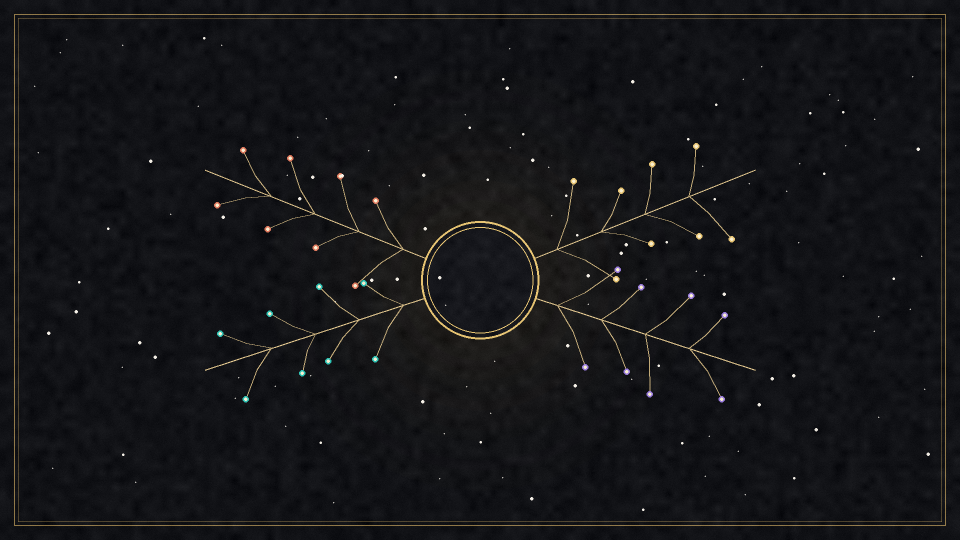
#> input picture vault/06 Assets/generated_backgrounds/bg constellation.png, 1920 x 1080 px, found by its file name (shown at 1/2 size)
$ python generate_gui_assets.py
#> lines starting #> are read from the running program, lines starting #| are printed output that depends on the picture
#!/usr/bin/env python3
"""
Generate complete GUI assets for Get Rich Together
strictly following the DAOcubator Design System (research/DAOcubator-design-system):
- Grounds: ink (#140702), char (#1E140E), ground (#241309), panel (#2D1B10), field (#42281E)
- Accents & Light: glow (#FAC443), glow-core (#FFF3C9), ember (#D3710D), clay (#B87444), rust (#834225)
- Structural & Cool: sand (#AE896A), teal (#578C88), verdigris (#3B615F), mark (#1C1A15)
- Text & Rules: flame (#EED4B4), bone (#DDBCAD), ash (#9D908D), rule, rule-strong
- Geometry: Square structure (radius-0); round shapes only for rings, discs, seed dots, and twine knots (radius-full).
- HungPanel motif: panel (#2D1B10) hung on visible sand (#AE896A) twine with round knots inside a field (#42281E) timber frame over a char (#1E140E) wall.
"""

import os
import math
from PIL import Image, ImageDraw, ImageEnhance

# -------------------------------------------------------------------------
# Directories
# -------------------------------------------------------------------------
BASE_DIR = os.path.abspath(os.path.join(os.path.dirname(__file__), '..'))
GUI_DIR = os.path.join(BASE_DIR, 'game', 'gui')
VAULT_GUI_DIR = os.path.join(BASE_DIR, 'vault', '06 Assets', 'generated_gui')
DESIGN_SYS_IMAGERY = os.path.join(BASE_DIR, 'research', 'DAOcubator-design-system', 'assets', 'Imagery', 'first-constellation.jpg')
BG_CONSTELLATION = os.path.join(BASE_DIR, 'game', 'images', 'bg constellation.png')

os.makedirs(VAULT_GUI_DIR, exist_ok=True)
for sub in ['', 'button', 'overlay', 'phone', 'phone/button', 'phone/overlay',
            'phone/scrollbar', 'phone/slider', 'phone/bar',
            'scrollbar', 'slider', 'bar']:
    os.makedirs(os.path.join(GUI_DIR, sub), exist_ok=True)
    os.makedirs(os.path.join(VAULT_GUI_DIR, sub), exist_ok=True)

# -------------------------------------------------------------------------
# DAOcubator Design System Color Tokens (tokens.json)
# -------------------------------------------------------------------------
INK         = (20, 7, 2, 255)        # #140702 - Default page and slide ground
CHAR        = (30, 20, 14, 255)      # #1E140E - Raised ground: cards, panels, hung-frame wall
GROUND      = (36, 19, 9, 255)       # #241309 - Alternate layer in a stack
PANEL       = (45, 27, 16, 255)      # #2D1B10 - Fill of a panel hung in its frame and of node cards
FIELD       = (66, 40, 30, 255)      # #42281E - Timber: frame rails and table label cells
CLAY        = (184, 116, 68, 255)    # #B87444 - Mid-value workhorse material fill
RUST        = (131, 66, 37, 255)     # #834225 - Deep warm end of a fill or gradient
EMBER       = (211, 113, 13, 255)    # #D3710D - Warm accent: inner ring of a node, secondary fills
GLOW        = (250, 196, 67, 255)    # #FAC443 - The light: rings, panel titles, links, focus ring
GLOW_CORE   = (255, 243, 201, 255)   # #FFF3C9 - Near-white hot core at the centre of a glow
SAND        = (174, 137, 106, 255)   # #AE896A - Twine, table grids and structural hairlines
VERDIGRIS   = (59, 97, 95, 255)      # #3B615F - Cool shadow (decorative fills only)
TEAL        = (87, 140, 136, 255)    # #578C88 - Cool accent
MARK        = (28, 26, 21, 255)      # #1C1A15 - The glossy near-black mark: strokes, pips, counters
FLAME       = (238, 212, 180, 255)   # #EED4B4 - Titles and ledes
BONE        = (221, 188, 173, 255)   # #DDBCAD - Body copy
ASH         = (157, 144, 141, 255)   # #9D908D - Secondary text, captions and control borders
RULE        = (221, 188, 173, 41)    # rgba(221,188,173,0.16) - Quiet dividers and card edges
RULE_STRONG = (221, 188, 173, 77)    # rgba(221,188,173,0.3) - Panel frames and stack dividers

def with_alpha(col, a):
    return (col[0], col[1], col[2], a)

def save_asset(im, rel_path):
    dest1 = os.path.join(GUI_DIR, rel_path)
    dest2 = os.path.join(VAULT_GUI_DIR, rel_path)
    os.makedirs(os.path.dirname(dest1), exist_ok=True)
    os.makedirs(os.path.dirname(dest2), exist_ok=True)
    im.save(dest1, format='PNG')
    im.save(dest2, format='PNG')
    print(f"Saved: {rel_path} ({im.size}, {im.mode})")


# -------------------------------------------------------------------------
# 1. Main Menu and Game Menu Backgrounds
# -------------------------------------------------------------------------
def generate_menus():
    print("--- Generating Menu Backgrounds ---")
    src_path = BG_CONSTELLATION if os.path.exists(BG_CONSTELLATION) else (
        DESIGN_SYS_IMAGERY if os.path.exists(DESIGN_SYS_IMAGERY) else None
    )

    if src_path:
        src = Image.open(src_path).convert('RGB')
#> src is the input picture: PIL image 1920x1080 RGB; mean R, G, B 20.6, 21, 23.6
        main_menu = src.resize((1920, 1080), Image.Resampling.LANCZOS).convert('RGBA')

        # Warm ink (#140702) vignette scrim on left for navigation legibility
        scrim = Image.new('RGBA', (1920, 1080), (0, 0, 0, 0))
#> scrim: PIL image 1920x1080 RGBA; every value is 0
        scrim_draw = ImageDraw.Draw(scrim)
        for x in range(780):
            factor = (1.0 - (x / 780.0)) ** 1.4
            alpha = int(195 * factor)
            scrim_draw.line([(x, 0), (x, 1080)], fill=with_alpha(INK, alpha))

        main_menu_final = Image.alpha_composite(main_menu, scrim)
        save_asset(main_menu_final, 'main_menu.png')
#| Saved: main_menu.png ((1920, 1080), RGBA)

        # Game Menu: Warm ink/char ground with field timber rail and sand hairlines
        game_menu = main_menu.copy().convert('RGB')
        game_menu = ImageEnhance.Brightness(game_menu).enhance(0.28).convert('RGBA')

        vignette = Image.new('RGBA', (1920, 1080), with_alpha(INK, 190))
        v_draw = ImageDraw.Draw(vignette)
        # Left navigation column on ground (#241309), content area on char (#1E140E)
        v_draw.rectangle([0, 0, 420, 1080], fill=with_alpha(GROUND, 215))
        v_draw.rectangle([0, 0, 18, 1080], fill=FIELD)
        v_draw.line([(420, 0), (420, 1080)], fill=SAND, width=1)
        # Top header bar divider in sand
        v_draw.rectangle([24, 24, 1895, 1055], outline=RULE_STRONG, width=1)
        # Oblique mark member on the left timber rail
        v_draw.polygon([(0, 148), (38, 136), (38, 152), (0, 164)], fill=MARK)

        game_menu = Image.alpha_composite(game_menu, vignette)
        save_asset(game_menu, 'game_menu.png')
#| Saved: game_menu.png ((1920, 1080), RGBA)
        save_asset(game_menu, 'nvl.png')
#| Saved: nvl.png ((1920, 1080), RGBA)
        save_asset(game_menu, 'phone/nvl.png')
#| Saved: phone/nvl.png ((1920, 1080), RGBA)
#| Saved: overlay/main_menu.png ((1920, 1080), RGBA)
#| Saved: phone/overlay/main_menu.png ((1920, 1080), RGBA)
    else:
        print("WARNING: No menu background source found!")


# -------------------------------------------------------------------------
# 2. Overlays
# -------------------------------------------------------------------------
def generate_overlays():
    print("--- Generating Overlays ---")
    mm_ov = Image.new('RGBA', (1920, 1080), (0, 0, 0, 0))
    save_asset(mm_ov, 'overlay/main_menu.png')
    save_asset(mm_ov, 'phone/overlay/main_menu.png')

    # game_menu overlay: warm ink/char wash
    gm_ov = Image.new('RGBA', (1920, 1080), with_alpha(INK, 185))
    save_asset(gm_ov, 'overlay/game_menu.png')
#| Saved: overlay/game_menu.png ((1920, 1080), RGBA)
#| Saved: phone/overlay/game_menu.png ((1920, 1080), RGBA)
    save_asset(gm_ov, 'phone/overlay/game_menu.png')

    # confirm modal overlay: deep ink ground
    conf_ov = Image.new('RGBA', (1920, 1080), with_alpha(INK, 224))
    save_asset(conf_ov, 'overlay/confirm.png')
#| Saved: overlay/confirm.png ((1920, 1080), RGBA)


# -------------------------------------------------------------------------
# 3. Dialogue Textbox & Namebox (HungPanel Architecture)
# -------------------------------------------------------------------------
def generate_textbox():
    print("--- Generating Textbox & Namebox (HungPanel) ---")
    # Desktop textbox: 1920 x 278
    # Note: screens.rpy uses Frame("gui/textbox.png", Borders(200, 32, 200, 32))
    # Keeping all knots and vertical twine inside x < 200 and x > 1720 ensures
    # 9-slice horizontal stretching never distorts the knots or vertical twine.
    W, H = 1920, 278
    im = Image.new('RGBA', (W, H), (0, 0, 0, 0))
#> im: PIL image 1920x278 RGBA; every value is 0
    draw = ImageDraw.Draw(im)

    # Outer timber frame (`field` #42281E)
    draw.rectangle([0, 0, W - 1, H - 1], fill=with_alpha(FIELD, 242))
    # Top and bottom subtle structural hairlines
    draw.line([(0, 0), (W - 1, 0)], fill=SAND, width=1)

    # Hung-frame wall (`char` #1E140E) inside the oversized `field` timber frame
    wall_left, wall_top, wall_right, wall_bot = 16, 10, W - 17, H - 11
    draw.rectangle([wall_left, wall_top, wall_right, wall_bot], fill=with_alpha(CHAR, 248))

    # Asymmetric hung `panel` (#2D1B10) with `rule-strong` 1px square border
    p_left, p_top, p_right, p_bot = 176, 24, W - 156, H - 18
    draw.rectangle([p_left, p_top, p_right, p_bot], fill=with_alpha(PANEL, 252), outline=RULE_STRONG, width=1)

    # Sand twine ties (`stroke-thread` = 2px in `sand` #AE896A) with round 10px knots (`radius-full`)
    # Tie A (left, inside x < 200 non-stretched region)
    tie_a_x = 188
    draw.rectangle([tie_a_x - 1, 0, tie_a_x, p_top], fill=SAND)
    draw.ellipse([tie_a_x - 5, p_top - 5, tie_a_x + 5, p_top + 5], fill=SAND)
    # Tail A (bottom dangling twine end)
    draw.line([(tie_a_x + 2, p_bot), (tie_a_x + 5, H - 1)], fill=SAND, width=2)

    # Tie B (right, inside x > 1720 non-stretched region)
    tie_b_x = W - 172
    draw.rectangle([tie_b_x - 1, 0, tie_b_x, p_top], fill=SAND)
    draw.ellipse([tie_b_x - 5, p_top - 5, tie_b_x + 5, p_top + 5], fill=SAND)
    # Tail B (bottom dangling twine end)
    draw.line([(tie_b_x - 2, p_bot), (tie_b_x - 6, H - 1)], fill=SAND, width=2)

    # The Mark (#1C1A15): one glossy near-black element entering obliquely on the left timber/wall margin
    draw.polygon([(0, 68), (112, 44), (112, 58), (0, 82)], fill=MARK)
    # Small detached square status pips in `mark` (#1C1A15) and `sand`
    draw.rectangle([56, 102, 66, 112], fill=MARK, outline=RULE, width=1)
    draw.rectangle([74, 102, 84, 112], fill=MARK, outline=RULE, width=1)

    save_asset(im, 'textbox.png')
#| Saved: textbox.png ((1920, 278), RGBA)

    # Phone textbox (1920 x 360, Borders(32, 32, 32, 32))
    H_phone = 360
    im_phone = Image.new('RGBA', (W, H_phone), (0, 0, 0, 0))
#> im_phone: PIL image 1920x360 RGBA; every value is 0
    p_draw = ImageDraw.Draw(im_phone)
    p_draw.rectangle([0, 0, W - 1, H_phone - 1], fill=with_alpha(FIELD, 245))
    p_draw.line([(0, 0), (W - 1, 0)], fill=SAND, width=2)
    p_draw.rectangle([12, 10, W - 13, H_phone - 11], fill=with_alpha(CHAR, 250))
    p_draw.rectangle([28, 22, W - 29, H_phone - 16], fill=with_alpha(PANEL, 252), outline=RULE_STRONG, width=1)
    save_asset(im_phone, 'phone/textbox.png')
#> in save_asset (call 11), `im.save(dest1, format='PNG')`:
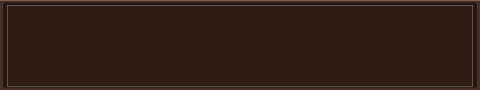
#> saved as textbox.png: PIL image 1920x360 RGBA (shown at 1/4 size); mean R, G, B, A 47.2, 29, 18.2, 250.4; transparent parts drawn white
#| Saved: phone/textbox.png ((1920, 360), RGBA)

    # Namebox (360 x 48) - Square (`radius-0`), `field` timber plaque with `sand` hairline and `glow` seed dot
    NW, NH = 360, 48
    nb = Image.new('RGBA', (NW, NH), (0, 0, 0, 0))
#> nb: PIL image 360x48 RGBA; every value is 0
    n_draw = ImageDraw.Draw(nb)
    n_draw.rectangle([0, 0, NW - 1, NH - 1], fill=FIELD, outline=SAND, width=1)
    # Left warm ember bar + small round glow seed dot (`radius-full`)
    n_draw.rectangle([0, 0, 4, NH - 1], fill=EMBER)
    n_draw.ellipse([12, NH // 2 - 3, 18, NH // 2 + 3], fill=GLOW)
    save_asset(nb, 'namebox.png')
#| Saved: namebox.png ((360, 48), RGBA)


# -------------------------------------------------------------------------
# 4. Choice Buttons (Square `radius-0`, `ash` border idle, `2px glow` focus hover)
# -------------------------------------------------------------------------
def generate_choice_buttons():
    print("--- Generating Choice Buttons ---")
    CW, CH = 1360, 56

    # Choice Idle: raised `char` (#1E140E) with 1px `ash` (#9D908D) control border
    idle = Image.new('RGBA', (CW, CH), (0, 0, 0, 0))
#> idle: PIL image 1360x56 RGBA; every value is 0
    draw = ImageDraw.Draw(idle)
    draw.rectangle([0, 0, CW - 1, CH - 1], fill=with_alpha(CHAR, 242), outline=ASH, width=1)
    # Left timber `field` tab
    draw.rectangle([1, 1, 8, CH - 2], fill=FIELD)

    save_asset(idle, 'button/choice_idle_background.png')
#| Saved: button/choice_idle_background.png ((1360, 56), RGBA)
#| Saved: phone/button/choice_idle_background.png ((1360, 56), RGBA)
    save_asset(idle, 'phone/button/choice_idle_background.png')

    # Choice Hover: `panel` (#2D1B10) with `2px solid glow` (#FAC443) focus ring
    hover = Image.new('RGBA', (CW, CH), (0, 0, 0, 0))
    h_draw = ImageDraw.Draw(hover)
    h_draw.rectangle([0, 0, CW - 1, CH - 1], fill=with_alpha(PANEL, 252), outline=GLOW, width=2)
    h_draw.rectangle([2, 2, 10, CH - 3], fill=EMBER)

    save_asset(hover, 'button/choice_hover_background.png')
#| Saved: button/choice_hover_background.png ((1360, 56), RGBA)
#| Saved: phone/button/choice_hover_background.png ((1360, 56), RGBA)
    save_asset(hover, 'phone/button/choice_hover_background.png')


# -------------------------------------------------------------------------
# 5. Frames & Modals (frame.png, notify.png, skip.png, bubbles)
# -------------------------------------------------------------------------
def generate_frames():
    print("--- Generating Frames ---")
    # frame.png (900 x 375, 9-slice with Borders(16, 16, 16, 16))
    # Square (`radius-0`): outer `field` timber border, inner `panel` (#2D1B10) with `sand` hairline
    FW, FH = 900, 375
    fr = Image.new('RGBA', (FW, FH), (0, 0, 0, 0))
#> fr: PIL image 900x375 RGBA; every value is 0
    draw = ImageDraw.Draw(fr)
    draw.rectangle([0, 0, FW - 1, FH - 1], fill=with_alpha(FIELD, 245), outline=SAND, width=1)
    draw.rectangle([6, 6, FW - 7, FH - 7], fill=with_alpha(CHAR, 248))
    draw.rectangle([12, 12, FW - 13, FH - 13], fill=with_alpha(PANEL, 252), outline=RULE_STRONG, width=1)

    save_asset(fr, 'frame.png')
#> in save_asset (call 17), `im.save(dest1, format='PNG')`:
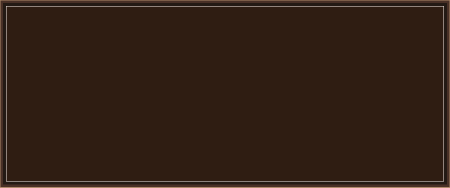
#> saved as frame.png: PIL image 900x375 RGBA (shown at 1/2 size); mean R, G, B, A 47.4, 29.2, 18.3, 250.3; transparent parts drawn white
#| Saved: frame.png ((900, 375), RGBA)

    # notify.png (1383 x 64) - Square (`radius-0`), `panel` with `field` left rail & `sand` border
    NW, NH = 1383, 64
    notif = Image.new('RGBA', (NW, NH), (0, 0, 0, 0))
#> notif: PIL image 1383x64 RGBA; every value is 0
    n_draw = ImageDraw.Draw(notif)
    n_draw.rectangle([0, 0, NW - 1, NH - 1], fill=with_alpha(PANEL, 248), outline=SAND, width=1)
    n_draw.rectangle([1, 1, 8, NH - 2], fill=CLAY)
    save_asset(notif, 'notify.png')
#> in save_asset (call 18), `im.save(dest1, format='PNG')`:
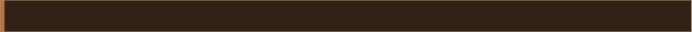
#> saved as notify.png: PIL image 1383x64 RGBA (shown at 1/2 size); mean R, G, B, A 50, 31.1, 19.2, 248.3; transparent parts drawn white
#| Saved: notify.png ((1383, 64), RGBA)

    # skip.png (360 x 64) - Square (`radius-0`), `panel` with `glow` left accent
    SW, SH = 360, 64
    sk = Image.new('RGBA', (SW, SH), (0, 0, 0, 0))
#> sk: PIL image 360x64 RGBA; every value is 0
    s_draw = ImageDraw.Draw(sk)
    s_draw.rectangle([0, 0, SW - 1, SH - 1], fill=with_alpha(PANEL, 248), outline=SAND, width=1)
    s_draw.rectangle([1, 1, 6, SH - 2], fill=GLOW)
    save_asset(sk, 'skip.png')
#> in save_asset (call 19), `im.save(dest1, format='PNG')`:
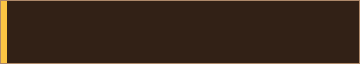
#> saved as skip.png: PIL image 360x64 RGBA; mean R, G, B, A 53, 33.8, 20.1, 248.4; transparent parts drawn white
#| Saved: skip.png ((360, 64), RGBA)

    # speech bubble / thought bubble (200 x 155, 200 x 133) - Square (`radius-0`)
    for bname, bw, bh in [('bubble.png', 200, 155), ('thoughtbubble.png', 200, 133)]:
        b_im = Image.new('RGBA', (bw, bh), (0, 0, 0, 0))
        b_draw = ImageDraw.Draw(b_im)
        b_draw.rectangle([2, 2, bw - 3, bh - 3], fill=with_alpha(PANEL, 248), outline=SAND, width=2)
        save_asset(b_im, bname)


# -------------------------------------------------------------------------
# 6. Save/Load Slots and Navigation Buttons
# -------------------------------------------------------------------------
def generate_buttons():
    print("--- Generating Buttons ---")
    # Slot Buttons (414 x 309) - Square (`radius-0`)
    SW, SH = 414, 309

    # Slot Idle: `char` (#1E140E) with 1px `ash` control border
    s_idle = Image.new('RGBA', (SW, SH), (0, 0, 0, 0))
#> s_idle: PIL image 414x309 RGBA; every value is 0
    d_idle = ImageDraw.Draw(s_idle)
    d_idle.rectangle([0, 0, SW - 1, SH - 1], fill=with_alpha(CHAR, 238), outline=ASH, width=1)
    d_idle.rectangle([1, 1, SW - 2, 6], fill=FIELD)
    save_asset(s_idle, 'button/slot_idle_background.png')
#| Saved: button/slot_idle_background.png ((414, 309), RGBA)
#| Saved: phone/button/slot_idle_background.png ((414, 309), RGBA)
    save_asset(s_idle, 'phone/button/slot_idle_background.png')

    # Slot Hover: `panel` (#2D1B10) with 2px `glow` (#FAC443) focus ring
    s_hover = Image.new('RGBA', (SW, SH), (0, 0, 0, 0))
    d_hover = ImageDraw.Draw(s_hover)
    d_hover.rectangle([0, 0, SW - 1, SH - 1], fill=with_alpha(PANEL, 250), outline=GLOW, width=2)
    d_hover.rectangle([2, 2, SW - 3, 7], fill=CLAY)
    save_asset(s_hover, 'button/slot_hover_background.png')
#> in save_asset (call 24), `im.save(dest1, format='PNG')`:
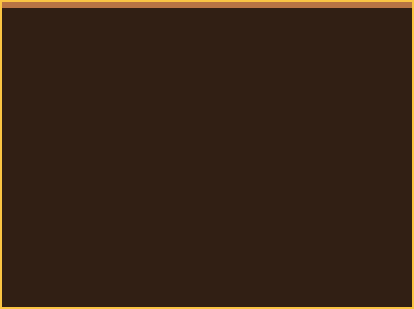
#> saved as slot_hover_background.png: PIL image 414x309 RGBA; mean R, G, B, A 52.3, 32.5, 18.1, 250.2; transparent parts drawn white
#| Saved: button/slot_hover_background.png ((414, 309), RGBA)
#| Saved: phone/button/slot_hover_background.png ((414, 309), RGBA)
    save_asset(s_hover, 'phone/button/slot_hover_background.png')

    # General Button (450 x 49) - Square (`radius-0`)
    BW, BH = 450, 49
    b_idle = Image.new('RGBA', (BW, BH), (0, 0, 0, 0))
#> b_idle: PIL image 450x49 RGBA; every value is 0
    bi_draw = ImageDraw.Draw(b_idle)
    bi_draw.rectangle([0, 0, BW - 1, BH - 1], fill=with_alpha(CHAR, 230), outline=ASH, width=1)
    save_asset(b_idle, 'button/idle_background.png')
#| Saved: button/idle_background.png ((450, 49), RGBA)

    b_hover = Image.new('RGBA', (BW, BH), (0, 0, 0, 0))
    bh_draw = ImageDraw.Draw(b_hover)
    bh_draw.rectangle([0, 0, BW - 1, BH - 1], fill=with_alpha(PANEL, 248), outline=GLOW, width=2)
    save_asset(b_hover, 'button/hover_background.png')
#| Saved: button/hover_background.png ((450, 49), RGBA)

    # Phone buttons (450 x 64)
    BH_p = 64
    bp_idle = Image.new('RGBA', (BW, BH_p), (0, 0, 0, 0))
#> bp_idle: PIL image 450x64 RGBA; every value is 0
    ImageDraw.Draw(bp_idle).rectangle([0, 0, BW - 1, BH_p - 1], fill=with_alpha(CHAR, 230), outline=ASH, width=1)
    save_asset(bp_idle, 'phone/button/idle_background.png')
#| Saved: phone/button/idle_background.png ((450, 64), RGBA)

    bp_hover = Image.new('RGBA', (BW, BH_p), (0, 0, 0, 0))
    ImageDraw.Draw(bp_hover).rectangle([0, 0, BW - 1, BH_p - 1], fill=with_alpha(PANEL, 248), outline=GLOW, width=2)
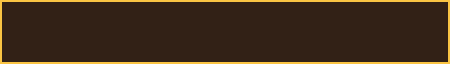
#> bp_hover: PIL image 450x64 RGBA; mean R, G, B, A 59.5, 39, 19.6, 248.5; transparent parts drawn white
    save_asset(bp_hover, 'phone/button/hover_background.png')
#| Saved: phone/button/hover_background.png ((450, 64), RGBA)

    # Quick menu buttons (150 x 45) - Square (`radius-0`)
    QW, QH = 150, 45
    q_idle = Image.new('RGBA', (QW, QH), (0, 0, 0, 0))
#> q_idle: PIL image 150x45 RGBA; every value is 0
    ImageDraw.Draw(q_idle).rectangle([0, 0, QW - 1, QH - 1], fill=with_alpha(CHAR, 225), outline=ASH, width=1)
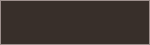
#> q_idle: PIL image 150x45 RGBA; mean R, G, B, A 37.3, 27.1, 21.3, 226.7; transparent parts drawn white
    save_asset(q_idle, 'button/quick_idle_background.png')
#| Saved: button/quick_idle_background.png ((150, 45), RGBA)

    q_hover = Image.new('RGBA', (QW, QH), (0, 0, 0, 0))
    ImageDraw.Draw(q_hover).rectangle([0, 0, QW - 1, QH - 1], fill=with_alpha(PANEL, 248), outline=GLOW, width=2)
#> (the rest of the program and of its run is left out)
